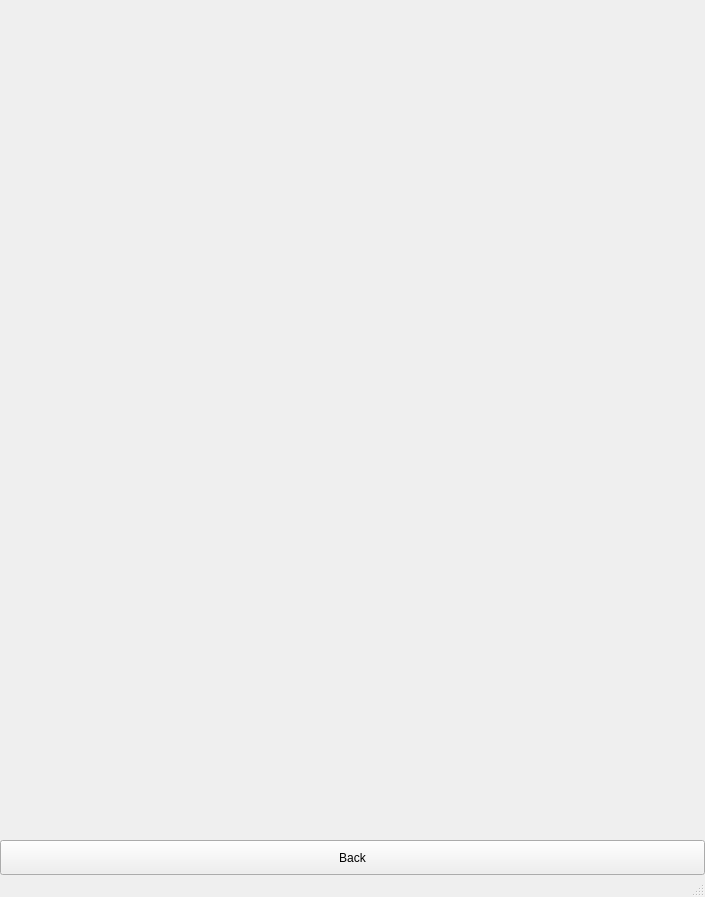
<?xml version="1.0" encoding="UTF-8"?>
<ui version="4.0">
 <class>gameScreen</class>
 <widget class="QMainWindow" name="gameScreen">
  <property name="geometry">
   <rect>
    <x>0</x>
    <y>0</y>
    <width>705</width>
    <height>897</height>
   </rect>
  </property>
  <property name="windowTitle">
   <string>Pacman</string>
  </property>
  <property name="layoutDirection">
   <enum>Qt::LeftToRight</enum>
  </property>
  <widget class="QWidget" name="centralwidget">
   <layout class="QVBoxLayout" name="verticalLayout">
    <property name="leftMargin">
     <number>0</number>
    </property>
    <property name="topMargin">
     <number>0</number>
    </property>
    <property name="rightMargin">
     <number>0</number>
    </property>
    <property name="bottomMargin">
     <number>0</number>
    </property>
    <item>
     <spacer name="verticalSpacer">
      <property name="orientation">
       <enum>Qt::Vertical</enum>
      </property>
      <property name="sizeHint" stdset="0">
       <size>
        <width>20</width>
        <height>840</height>
       </size>
      </property>
     </spacer>
    </item>
    <item>
     <widget class="QPushButton" name="backButton">
      <property name="sizePolicy">
       <sizepolicy hsizetype="Expanding" vsizetype="Expanding">
        <horstretch>0</horstretch>
        <verstretch>0</verstretch>
       </sizepolicy>
      </property>
      <property name="maximumSize">
       <size>
        <width>16777215</width>
        <height>2777192</height>
       </size>
      </property>
      <property name="layoutDirection">
       <enum>Qt::LeftToRight</enum>
      </property>
      <property name="text">
       <string>Back</string>
      </property>
     </widget>
    </item>
   </layout>
  </widget>
  <widget class="QMenuBar" name="menubar">
   <property name="geometry">
    <rect>
     <x>0</x>
     <y>0</y>
     <width>705</width>
     <height>21</height>
    </rect>
   </property>
  </widget>
  <widget class="QStatusBar" name="statusbar"/>
 </widget>
 <resources/>
 <connections/>
</ui>
